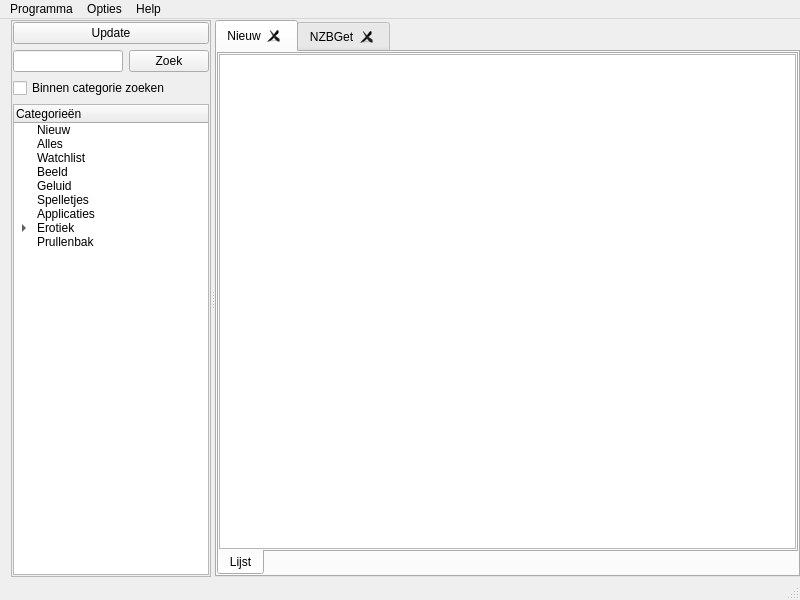
<?xml version="1.0" encoding="UTF-8"?>
<ui version="4.0">
 <class>MainWindow</class>
 <widget class="QMainWindow" name="MainWindow">
  <property name="geometry">
   <rect>
    <x>0</x>
    <y>0</y>
    <width>800</width>
    <height>600</height>
   </rect>
  </property>
  <property name="windowTitle">
   <string>Spotlite Release 3.1</string>
  </property>
  <property name="windowIcon">
   <iconset resource="res/icons.qrc">
    <normaloff>:/icons/icon.png</normaloff>:/icons/icon.png</iconset>
  </property>
  <widget class="QWidget" name="centralWidget">
   <layout class="QHBoxLayout" name="horizontalLayout">
    <property name="topMargin">
     <number>1</number>
    </property>
    <property name="rightMargin">
     <number>0</number>
    </property>
    <property name="bottomMargin">
     <number>1</number>
    </property>
    <item>
     <widget class="QSplitter" name="splitter">
      <property name="sizePolicy">
       <sizepolicy hsizetype="Expanding" vsizetype="Expanding">
        <horstretch>0</horstretch>
        <verstretch>0</verstretch>
       </sizepolicy>
      </property>
      <property name="orientation">
       <enum>Qt::Horizontal</enum>
      </property>
      <property name="childrenCollapsible">
       <bool>false</bool>
      </property>
      <widget class="QFrame" name="frame">
       <property name="sizePolicy">
        <sizepolicy hsizetype="Preferred" vsizetype="Preferred">
         <horstretch>0</horstretch>
         <verstretch>0</verstretch>
        </sizepolicy>
       </property>
       <property name="minimumSize">
        <size>
         <width>175</width>
         <height>0</height>
        </size>
       </property>
       <property name="maximumSize">
        <size>
         <width>200</width>
         <height>16777215</height>
        </size>
       </property>
       <property name="baseSize">
        <size>
         <width>0</width>
         <height>0</height>
        </size>
       </property>
       <property name="frameShape">
        <enum>QFrame::StyledPanel</enum>
       </property>
       <property name="frameShadow">
        <enum>QFrame::Raised</enum>
       </property>
       <layout class="QGridLayout" name="gridLayout">
        <property name="leftMargin">
         <number>1</number>
        </property>
        <property name="topMargin">
         <number>1</number>
        </property>
        <property name="rightMargin">
         <number>1</number>
        </property>
        <property name="bottomMargin">
         <number>1</number>
        </property>
        <item row="2" column="0">
         <widget class="QLineEdit" name="queryEdit"/>
        </item>
        <item row="2" column="1">
         <widget class="QPushButton" name="zoekButton">
          <property name="text">
           <string>Zoek</string>
          </property>
         </widget>
        </item>
        <item row="4" column="0" colspan="2">
         <widget class="QTreeWidget" name="treeWidget">
          <property name="rootIsDecorated">
           <bool>true</bool>
          </property>
          <property name="uniformRowHeights">
           <bool>false</bool>
          </property>
          <property name="headerHidden">
           <bool>false</bool>
          </property>
          <column>
           <property name="text">
            <string>Categorieën</string>
           </property>
          </column>
          <item>
           <property name="text">
            <string>Nieuw</string>
           </property>
          </item>
          <item>
           <property name="text">
            <string>Alles</string>
           </property>
          </item>
          <item>
           <property name="text">
            <string>Watchlist</string>
           </property>
          </item>
          <item>
           <property name="text">
            <string>Beeld</string>
           </property>
          </item>
          <item>
           <property name="text">
            <string>Geluid</string>
           </property>
          </item>
          <item>
           <property name="text">
            <string>Spelletjes</string>
           </property>
          </item>
          <item>
           <property name="text">
            <string>Applicaties</string>
           </property>
          </item>
          <item>
           <property name="text">
            <string>Erotiek</string>
           </property>
           <item>
            <property name="text">
             <string>Nieuw</string>
            </property>
           </item>
           <item>
            <property name="text">
             <string>Watchlist</string>
            </property>
           </item>
          </item>
          <item>
           <property name="text">
            <string>Prullenbak</string>
           </property>
          </item>
         </widget>
        </item>
        <item row="3" column="0" colspan="2">
         <widget class="QCheckBox" name="onlycat_checkbox">
          <property name="sizePolicy">
           <sizepolicy hsizetype="Expanding" vsizetype="Fixed">
            <horstretch>0</horstretch>
            <verstretch>0</verstretch>
           </sizepolicy>
          </property>
          <property name="text">
           <string>Binnen categorie zoeken</string>
          </property>
         </widget>
        </item>
        <item row="1" column="0" colspan="2">
         <widget class="QPushButton" name="updateButton">
          <property name="sizePolicy">
           <sizepolicy hsizetype="Minimum" vsizetype="Fixed">
            <horstretch>0</horstretch>
            <verstretch>0</verstretch>
           </sizepolicy>
          </property>
          <property name="text">
           <string>Update</string>
          </property>
          <property name="icon">
           <iconset resource="res/icons.qrc">
            <normaloff>:/icons/arrow_refresh.png</normaloff>:/icons/arrow_refresh.png</iconset>
          </property>
         </widget>
        </item>
       </layout>
      </widget>
      <widget class="QTabWidget" name="tabWidget">
       <property name="sizePolicy">
        <sizepolicy hsizetype="Expanding" vsizetype="Expanding">
         <horstretch>0</horstretch>
         <verstretch>0</verstretch>
        </sizepolicy>
       </property>
       <property name="currentIndex">
        <number>0</number>
       </property>
       <property name="tabsClosable">
        <bool>true</bool>
       </property>
       <widget class="QWidget" name="tab">
        <attribute name="title">
         <string>Nieuw</string>
        </attribute>
        <layout class="QHBoxLayout" name="horizontalLayout_2">
         <property name="leftMargin">
          <number>0</number>
         </property>
         <property name="topMargin">
          <number>0</number>
         </property>
         <property name="rightMargin">
          <number>0</number>
         </property>
         <property name="bottomMargin">
          <number>0</number>
         </property>
         <item>
          <widget class="QTabWidget" name="tabWidget_2">
           <property name="enabled">
            <bool>true</bool>
           </property>
           <property name="tabPosition">
            <enum>QTabWidget::South</enum>
           </property>
           <property name="currentIndex">
            <number>0</number>
           </property>
           <widget class="QWidget" name="tab_2">
            <attribute name="title">
             <string>Lijst</string>
            </attribute>
            <layout class="QHBoxLayout" name="horizontalLayout_3">
             <property name="leftMargin">
              <number>0</number>
             </property>
             <property name="topMargin">
              <number>0</number>
             </property>
             <property name="rightMargin">
              <number>0</number>
             </property>
             <property name="bottomMargin">
              <number>0</number>
             </property>
             <item>
              <widget class="QTableView" name="tableView">
               <property name="font">
                <font>
                 <pointsize>9</pointsize>
                </font>
               </property>
               <property name="alternatingRowColors">
                <bool>true</bool>
               </property>
               <property name="selectionMode">
                <enum>QAbstractItemView::ExtendedSelection</enum>
               </property>
               <property name="selectionBehavior">
                <enum>QAbstractItemView::SelectRows</enum>
               </property>
               <property name="showGrid">
                <bool>false</bool>
               </property>
               <property name="gridStyle">
                <enum>Qt::NoPen</enum>
               </property>
               <property name="sortingEnabled">
                <bool>true</bool>
               </property>
               <property name="cornerButtonEnabled">
                <bool>false</bool>
               </property>
               <attribute name="horizontalHeaderShowSortIndicator" stdset="0">
                <bool>true</bool>
               </attribute>
               <attribute name="verticalHeaderVisible">
                <bool>false</bool>
               </attribute>
               <attribute name="verticalHeaderMinimumSectionSize">
                <number>20</number>
               </attribute>
               <attribute name="verticalHeaderDefaultSectionSize">
                <number>20</number>
               </attribute>
               <attribute name="verticalHeaderHighlightSections">
                <bool>true</bool>
               </attribute>
              </widget>
             </item>
            </layout>
           </widget>
          </widget>
         </item>
       </layout>
       </widget>
       <widget class="QWidget" name="nzbgetTab">
        <attribute name="title">
         <string>NZBGet</string>
        </attribute>
        <layout class="QVBoxLayout" name="verticalLayout_4">
         <property name="leftMargin">
          <number>6</number>
         </property>
         <property name="topMargin">
          <number>6</number>
         </property>
         <property name="rightMargin">
          <number>6</number>
         </property>
         <property name="bottomMargin">
          <number>6</number>
         </property>
         <item>
          <widget class="QLabel" name="nzbgetStatusLabel">
           <property name="text">
            <string>NZBGet niet geconfigureerd.</string>
           </property>
          </widget>
         </item>
         <item>
          <widget class="QTreeWidget" name="nzbgetTree">
            <property name="rootIsDecorated">
             <bool>false</bool>
            </property>
            <property name="alternatingRowColors">
             <bool>true</bool>
           </property>
           <property name="selectionMode">
            <enum>QAbstractItemView::ExtendedSelection</enum>
           </property>
           <column>
            <property name="text">
             <string>Naam</string>
            </property>
           </column>
           <column>
            <property name="text">
             <string>Status</string>
            </property>
           </column>
            <column>
             <property name="text">
              <string>Info</string>
             </property>
            </column>
            <column>
             <property name="text">
              <string>Categorie</string>
             </property>
            </column>
           </widget>
          </item>
          <item>
           <layout class="QHBoxLayout" name="horizontalLayout_4">
            <item>
             <widget class="QPushButton" name="nzbgetShowActiveButton">
              <property name="text">
               <string>Actieve downloads</string>
              </property>
              <property name="checkable">
               <bool>true</bool>
              </property>
              <property name="checked">
               <bool>true</bool>
              </property>
             </widget>
            </item>
            <item>
             <widget class="QPushButton" name="nzbgetShowHistoryButton">
              <property name="text">
               <string>Downloadgeschiedenis</string>
              </property>
              <property name="checkable">
               <bool>true</bool>
              </property>
             </widget>
            </item>
            <item>
             <spacer name="horizontalSpacer_2">
              <property name="orientation">
               <enum>Qt::Horizontal</enum>
              </property>
              <property name="sizeHint" stdset="0">
               <size>
                <width>40</width>
                <height>20</height>
               </size>
              </property>
             </spacer>
            </item>
           </layout>
          </item>
         </layout>
       </widget>
      </widget>
     </widget>
    </item>
   </layout>
  </widget>
  <widget class="QMenuBar" name="menuBar">
   <property name="geometry">
    <rect>
     <x>0</x>
     <y>0</y>
     <width>800</width>
     <height>30</height>
    </rect>
   </property>
   <widget class="QMenu" name="menuProgramma">
    <property name="title">
     <string>Programma</string>
    </property>
    <addaction name="actionDatabase_importeren"/>
    <addaction name="actionDatabase_exporteren"/>
    <addaction name="actionWhitelist_blacklist_status"/>
    <addaction name="actionAfsluiten"/>
   </widget>
   <widget class="QMenu" name="menuOpties">
   <property name="title">
    <string>Opties</string>
   </property>
   <addaction name="actionConfiguratie"/>
   <addaction name="actionDatabase_optimalizeren"/>
   <addaction name="actionHeaders_verwijderen_en_opnieuw_downloaden"/>
   <addaction name="actionGebruikersinterface_aanpassen"/>
    <addaction name="actionDonker_thema"/>
   <addaction name="actionAdresboek"/>
   <addaction name="actionNZBGet_instellingen"/>
  </widget>
   <widget class="QMenu" name="menuHelp">
    <property name="title">
     <string>Help</string>
    </property>
    <addaction name="actionOver_SpotLite"/>
   </widget>
   <addaction name="menuProgramma"/>
   <addaction name="menuOpties"/>
   <addaction name="menuHelp"/>
  </widget>
  <widget class="QStatusBar" name="statusBar"/>
  <action name="actionConfiguratie">
   <property name="text">
    <string>Configuratie</string>
   </property>
  </action>
  <action name="actionAfsluiten">
   <property name="text">
    <string>Afsluiten</string>
   </property>
  </action>
  <action name="actionOver_SpotLite">
   <property name="text">
    <string>Over SpotLite</string>
   </property>
  </action>
  <action name="actionDatabase_optimalizeren">
   <property name="text">
    <string>Database optimaliseren</string>
   </property>
  </action>
  <action name="actionWhitelist_blacklist_status">
   <property name="text">
    <string>Whitelist/blacklist-status...</string>
   </property>
  </action>
  <action name="actionHeaders_verwijderen_en_opnieuw_downloaden">
   <property name="text">
    <string>Headers verwijderen en opnieuw downloaden</string>
   </property>
  </action>
  <action name="actionGebruikersinterface_aanpassen">
   <property name="text">
    <string>Gebruikersinterface aanpassen</string>
   </property>
  </action>
  <action name="actionDonker_thema">
   <property name="checkable">
    <bool>true</bool>
   </property>
   <property name="text">
    <string>Donker thema</string>
   </property>
   <property name="toolTip">
    <string>Schakel tussen donker en licht</string>
   </property>
  </action>
  <action name="actionAdresboek">
   <property name="text">
    <string>Adresboek</string>
   </property>
  </action>
  <action name="actionNZBGet_instellingen">
   <property name="text">
    <string>NZBGet-instellingen...</string>
   </property>
  </action>
  <action name="actionSpotMobiel">
   <property name="text">
    <string>SpotMobiel</string>
   </property>
  </action>
  <action name="actionDatabase_importeren">
   <property name="text">
    <string>Database importeren</string>
   </property>
  </action>
  <action name="actionDatabase_exporteren">
   <property name="text">
    <string>Database exporteren</string>
   </property>
  </action>
 </widget>
 <layoutdefault spacing="6" margin="11"/>
 <resources>
  <include location="res/icons.qrc"/>
 </resources>
 <connections/>
</ui>
